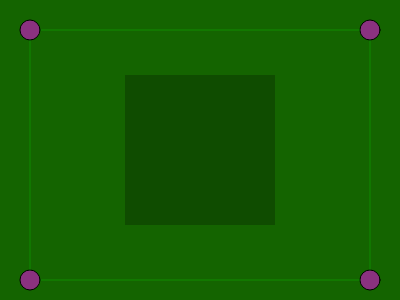
Frame 1 (no input)
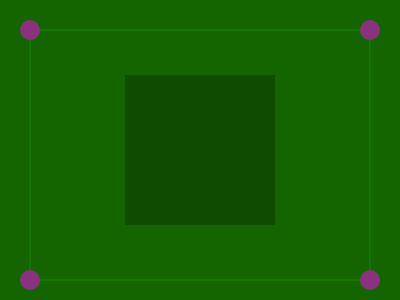
Frame 60 (no input)
Frame 120 (the mouse pressed at the canvas centre since frame 60): identical to frame 60, image omitted

The p5.js sketch that drew these frames (run headless with seeded random() and noise() and a simulated clock; from frame 60 on, the mouse is pressed at the canvas centre):

// p5.js sketch
// ── sketch.js
function setup() {
    createCanvas(400,300);
  }
  
  function draw() {
    background(20,100,0);
    fill('rgba(100%,0%,100%,0.5)');
    circle(370, 30, 20);
    circle(30, 30, 20);
    circle(370,280, 20);
    circle(30,280, 20);
    stroke('rgba(0,255,0,0.25)');
    line(360, 30, 40, 30);
    line(360, 280, 40, 280);
    line(30, 40, 30, 270);
    line(370, 40, 370, 270);
    noStroke();
    fill('rgba(0,5,0, 0.25)');
    rectMode(CENTER);
    rect(200,150,150,150);
  }
// ── drawing.html
<!doctype html>

<html lang="en">
<head>
  <meta charset="utf-8">

  <title>The HTML5 Herald</title>
  <meta name="description" content="The HTML5 Herald">
  <meta name="author" content="SitePoint">
  <link rel="stylesheet" href="styles.css">
  <script src="https://cdn.jsdelivr.net/npm/p5@1.0.0/lib/p5.js"></script>
  <script src="sketch.js"></script>
 

</head>

<body>
  <script src="js/scripts.js"></script>

  
</body>
</html>
